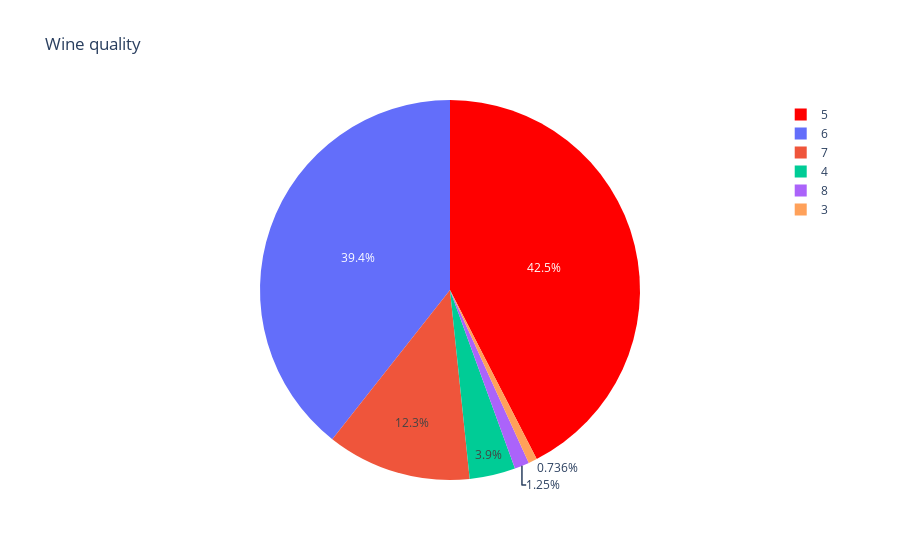

Notebook cell for this chart:
### Markdown cell above
<div id='heading--1-6'/>
<h2> 1.6. Balance of data

### Code cell
#labels
lab = df["quality"].value_counts().keys().tolist()
#values
val = df["quality"].value_counts().values.tolist()
trace = go.Pie(labels=lab, 
                values=val, 
                marker=dict(colors=['red']), 
                # Seting values to 
                hoverinfo="value"
              )

data = [trace]
layout = go.Layout(title="Wine quality")
fig = go.Figure(data = data, layout = layout)
iplot(fig)

### Figure 1 — Plotly figure (JSON) as saved in the notebook; plotly's stock layout.template omitted (floating-point values rounded to 4 significant figures)
{"data": [{"hoverinfo": "value", "labels": [5, 6, 7, 4, 8, 3], "marker": {"colors": ["red"]}, "type": "pie", "values": [577, 535, 167, 53, 17, 10]}], "layout": {"title": {"text": "Wine quality"}}}
